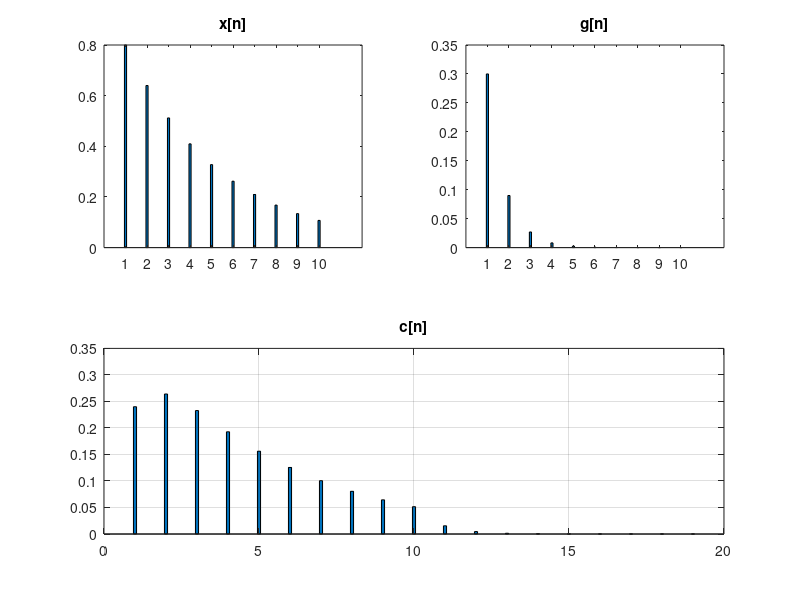

This chart was generated by the following MATLAB code:
clc
clear
n = 1:1:10;
x = (0.8).^n;
g = (0.3).^n;
c = conv(x,g);
figure
subplot(2,2,1); bar(x,0.1); title('x[n]');
subplot(2,2,2); bar(g,0.1); title('g[n]');
subplot(2,1,2); bar(c,0.1); title('c[n]');
grid on;
